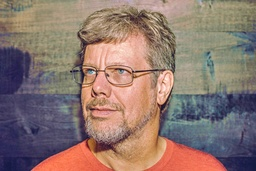
#> input picture Guido.jpg, 256 x 171 px, shrunk from 1500 x 1000 before the run
$ python ImageProcessing001.py
#> lines starting #> are read from the running program, lines starting #| are printed output that depends on the picture
# -*- coding: utf-8 -*-
"""
Created on Fri Feb 28 00:18:48 2020

@author: alexd
"""

from PIL import Image

alexIm = Image.open("Guido.jpg")
#> alexIm is the input picture: PIL image 256x171 RGB; mean R, G, B 141.4, 119, 111.4

width, height = alexIm.size
#> width = 256; height = 171

alexHalfRed = alexIm.copy()
alexElimRed = alexIm.copy()
alexDubGB = alexIm.copy()
alexNeg = alexIm.copy()

for row in range(height):
    for col in range(width):
        colorPixel = alexIm.getpixel((col,row))
        halfRed = colorPixel[0] - (255//2)
        elimRed = colorPixel[0] - 255
        doubleGreen = colorPixel[1]*2
        doubleBlue = colorPixel[2]*2
        negRed = 255 - colorPixel[0]
        negGreen = 255 - colorPixel[1]
        negBlue = 255 - colorPixel[2]
        red = colorPixel[0]
        green = colorPixel[1]
        blue = colorPixel[2]
        alexHalfRed.putpixel((col,row),(halfRed,green,blue))
        alexElimRed.putpixel((col,row),(elimRed,green,blue))
        alexDubGB.putpixel((col,row),(red,doubleGreen,doubleBlue))
        alexNeg.putpixel((col,row),(negRed,negGreen,negBlue))
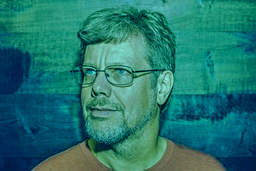
#> alexHalfRed: PIL image 256x171 RGB; mean R, G, B 32.6, 119, 111.4
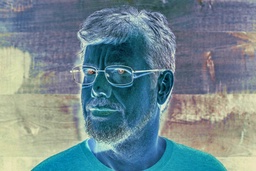
#> alexNeg: PIL image 256x171 RGB; mean R, G, B 113.6, 136, 143.6


alexHalfRed.save("guidoHalfRed.jpg")
alexElimRed.save("guidoElimRed.jpg")
alexDubGB.save("guidoDubGB.png")
alexNeg.save("guidoNeg.png")


guidoIm = Image.open("Guido.jpg")

width0, height0 = guidoIm.size
#> width0 = 256; height0 = 171

#CREATE BACKGROUND TO PASTE INTO
backG = Image.new('RGBA',(width0*2,height0),(231,225,206,225))
backG.save("blank.png")

#CREATE A HORIZONTALLY FLIPPED IMAGE
horzFlip = guidoIm.transpose(Image.FLIP_LEFT_RIGHT)
horzFlip.save("guidoFlipped.png")

backG.paste(guidoIm,(0,0))
backG.paste(horzFlip, (width0,0))

backG.save("backToBack.png")

alex = Image.open("Guido.jpg")

width1, height1 = alex.size
#> width1 = 256; height1 = 171

backG2 = Image.new('RGBA',(width1*2,height1*2),(255,255,255,255))
#> backG2: PIL image 512x342 RGBA; every value is 255
backG2.save("blank0.png")

alexA = alex.copy()
alexB = alex.copy()
alexC = alex.copy()
alexD = alex.copy()
alexGray = alex.copy()

for row in range(height1):
    for col in range(width1):
        colorPixel = alex.getpixel((col,row))
        redA = 255 - colorPixel[2]
        greenA = colorPixel[0]
        blueA = colorPixel[1]
        redB = colorPixel[1]
        greenB = colorPixel[2]
        blueB = 255 - colorPixel[0]
        redC = colorPixel[1]
        greenC = colorPixel[0]
        blueC = colorPixel[2]
        redD = colorPixel[2]
        greenD = 50 - colorPixel[1]
        blueD = 255 - colorPixel[1]
        alexA.putpixel((col,row),(redA,greenA,blueA))
        alexB.putpixel((col,row),(redB,greenB,blueB))
        alexC.putpixel((col,row),(redC,greenC,blueC))
        alexD.putpixel((col,row),(redD,greenD,blueD))
        red = colorPixel[0]
        green = colorPixel[1]
        blue = colorPixel[2]
        gray = (red+green+blue)//3
        alexGray.putpixel((col,row),(gray,gray,gray))
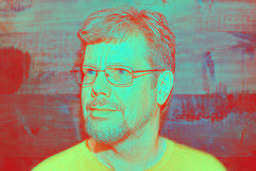
#> alexA: PIL image 256x171 RGB; mean R, G, B 143.6, 141.4, 119
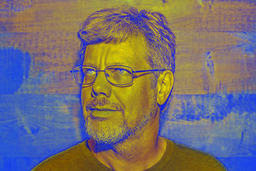
#> alexB: PIL image 256x171 RGB; mean R, G, B 119, 111.4, 113.6
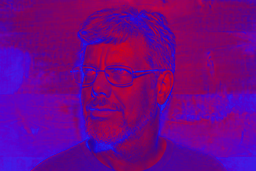
#> alexD: PIL image 256x171 RGB; mean R, G, B 111.4, 0.9, 136
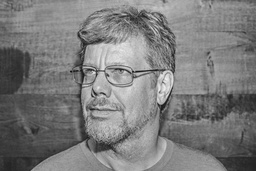
#> alexGray: PIL image 256x171 RGB; min 17, max 240, mean 123.6

alexA.save("guidoA.png")
alexB.save("guidoB.png")
alexC.save("guidoC.png")
alexD.save("guidoD.png")
alexGray.save("guidoGray.png")

backG2.paste(alexA,(0,0))
backG2.paste(alexB,(width1,0))
backG2.paste(alexC,(0,height1))
backG2.paste(alexD,(width1,height1))
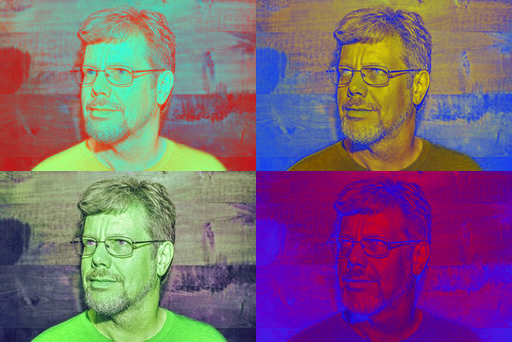
#> backG2: PIL image 512x342 RGBA; mean R, G, B, A 123.2, 98.8, 120, 255

backG2.save("guidoWarhol.png")
backG2.show()
